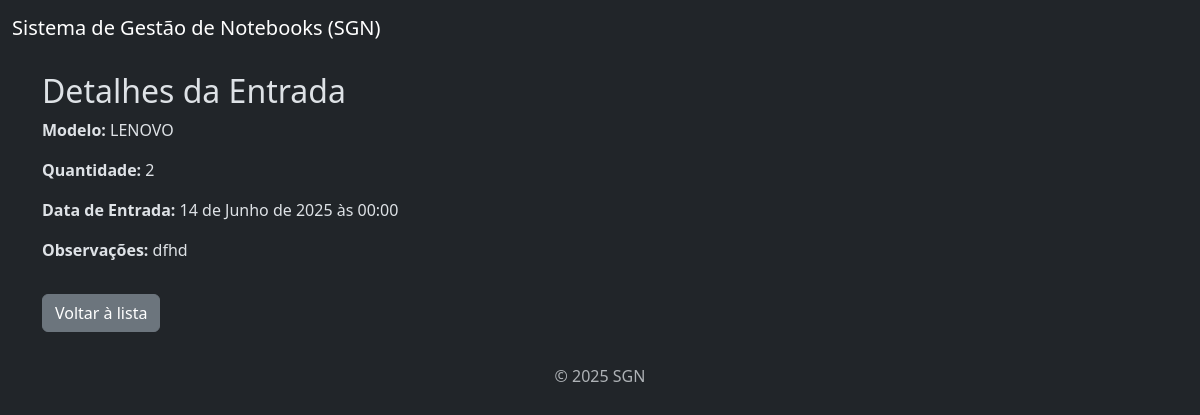
/entradas/entradas/29/, run on an earlier commit of the app's database.
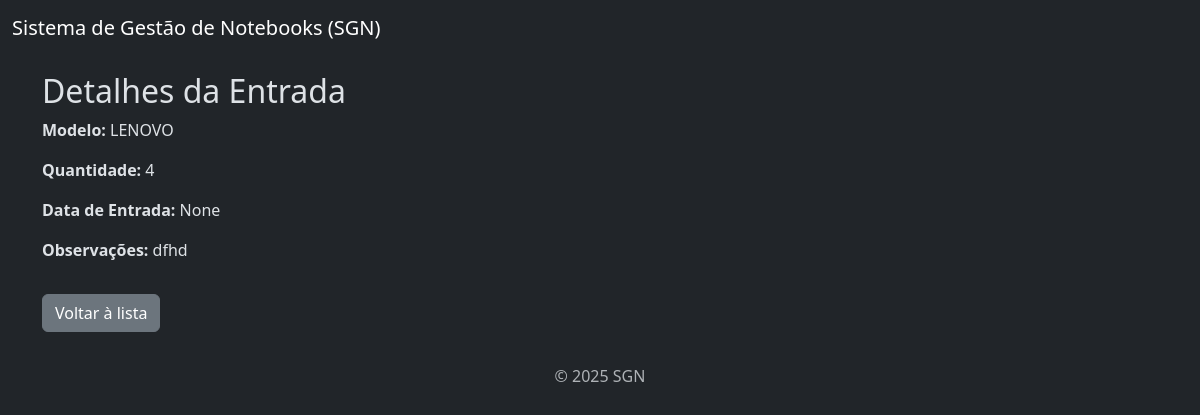
And on a later commit of the database.
### entradas/models.py (models this page shows, shortened)
class Entrada(models.Model):
    modelo = models.ForeignKey(Modelo, on_delete=models.CASCADE, null=True, blank=True)
    quantidade = models.IntegerField()
    data_entrada = models.DateTimeField(null=True, blank=True)
    observações = models.TextField(null=True, blank=True)

### modelo/models.py (models this page shows)
class Modelo (models.Model):
    modelo = models.CharField(max_length=100)
    descricao = models.TextField(null=True, blank=True)
    preco = models.DecimalField(max_digits=8, decimal_places=2)
    def __str__(self):
        return self.modelo

### entradas/views.py (the view)
# urls.py: path('entradas/<int:pk>/', views.ver_entrada, name='ver_entrada'),
def ver_entrada(request, pk):
    entrada = get_object_or_404(Entrada, pk=pk)
    return render(request, 'entradas/ver.html', {'entrada': entrada})

### entradas/templates/entradas/ver.html
{% extends "base.html" %}
{% block content %}
  <h2>Detalhes da Entrada</h2>
  <p><strong>Modelo:</strong> {{ entrada.modelo }}</p>
  <p><strong>Quantidade:</strong> {{ entrada.quantidade }}</p>
  <p><strong>Data de Entrada:</strong> {{ entrada.data_entrada }}</p>
  <p><strong>Observações:</strong> {{ entrada.observações }}</p>
  <a href="{% url 'lista_entrada' %}" class="btn btn-secondary mt-3">Voltar à lista</a>
{% endblock %}

What changed in the data, as far as the page shows it:
changed Entrada "dfhd": quantidade "2" → "4"; data_entrada "14 de Junho de 2025 às 00:00" → "None"
